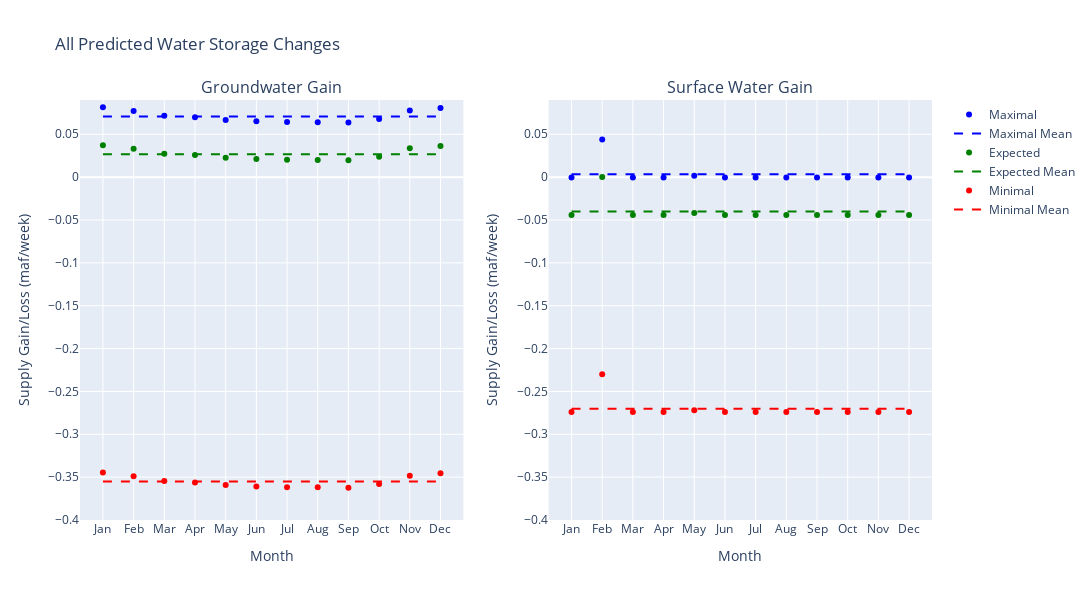

Source (notebook cell):
### Code cell
y1p = np.asarray([-0.3445839352867924, -0.3488406591924913, -0.35453009901895777, -0.35615328875119895, -0.35929868949319, -0.3607762326900431, -0.3617492931530171, -0.36188141962635645, -0.3623093856539154, -0.3580795649265237, -0.34834382004708175, -0.34545883860168636])
y1 = np.asarray([0.03733323667283315, 0.03307651276713421, 0.027387072940667757, 0.025763883208426604, 0.022618482466435573, 0.021140939269582444, 0.0201678788066084, 0.02003575233326909, 0.019607786305710133, 0.023837607033101844, 0.03357335191254376, 0.03645833335793915])
y1o = np.asarray([0.08144784499925974, 0.0771911210935608, 0.07150168126709434, 0.06987849153485319, 0.06673309079286216, 0.06525554759600903, 0.06428248713303499, 0.06415036065969568, 0.06372239463213672, 0.06795221535952843, 0.07768796023897034, 0.08057294168436574])

y2p = np.asarray([-0.2741153126269156, -0.22981627262691573, -0.2741153126269156, -0.2741153126269156, -0.27196532262691564, -0.2741153126269156, -0.2741153126269156, -0.2741153126269156, -0.2741153126269156, -0.2741153126269156, -0.2741153126269156, -0.2741153126269156])
y2 = np.asarray([-0.044096633500591675, 0.00020240649940839184, -0.044096633500591675, -0.044096633500591675, -0.04194664350059163, -0.044096633500591675, -0.044096633500591675, -0.044096633500591675, -0.044096633500591675, -0.044096633500591675, -0.044096633500591675, -0.044096633500591675])
y2o = np.asarray([-0.00047773396419666884, 0.04382130603580334, -0.00047773396419666884, -0.00047773396419666884, 0.0016722560358033317, -0.00047773396419666884, -0.00047773396419666884, -0.00047773396419666884, -0.00047773396419666884, -0.00047773396419666884, -0.00047773396419666884, -0.00047773396419666884])



# Highly Pessimistic
months = ["Jan", "Feb", "Mar", "Apr", "May", "Jun", "Jul", "Aug", "Sep", "Oct", "Nov", "Dec"]
fig = make_subplots(rows = 1, cols = 2,  subplot_titles=("Groundwater Gain", "Surface Water Gain"))

fig.add_trace(go.Scatter(x=months, y=y1o, mode = "markers", name = "Maximal", marker = dict(color = "blue")), row = 1, col = 1)
fig.add_trace(go.Scatter(x=months, y=[np.mean(y1o)] * len(months), mode = "lines", name = "Maximal Mean", line = dict(color = "blue", dash='dash')), row = 1, col = 1)

fig.add_trace(go.Scatter(x=months, y=y1, mode = "markers", name = "Expected", marker = dict(color = "green")), row = 1, col = 1)
fig.add_trace(go.Scatter(x=months, y=[np.mean(y1)] * len(months), mode = "lines", name = "Expected Mean", line = dict(color = "green", dash='dash')), row = 1, col = 1)

fig.add_trace(go.Scatter(x=months, y=y1p, mode = "markers", name = "Minimal", marker = dict(color = "red")), row = 1, col = 1)
fig.add_trace(go.Scatter(x=months, y=[np.mean(y1p)] * len(months), mode = "lines", name = "Minimal Mean", line = dict(color = "red", dash='dash')), row = 1, col = 1)

fig.add_trace(go.Scatter(x=months, y=y2p, mode = "markers", name = "Minimal Surface Water", marker = dict(color = "red"), showlegend=False), row = 1, col = 2)
fig.add_trace(go.Scatter(x=months, y=[np.mean(y2p)] * len(months), mode = "lines", name = "Minimal Surface Water Mean", line = dict(color = "red", dash='dash'), showlegend=False), row = 1, col = 2)

fig.add_trace(go.Scatter(x=months, y=y2, mode = "markers", name = "Expected Surface Water", marker = dict(color = "green"), showlegend=False), row = 1, col = 2)
fig.add_trace(go.Scatter(x=months, y=[np.mean(y2)] * len(months), mode = "lines", name = "Expected Surface Water Mean", line = dict(color = "green", dash='dash'), showlegend=False), row = 1, col = 2)

fig.add_trace(go.Scatter(x=months, y=y2o, mode = "markers", name = "Maximal Surface water", marker = dict(color = "blue"), showlegend=False), row = 1, col = 2)
fig.add_trace(go.Scatter(x=months, y=[np.mean(y2o)] * len(months), mode = "lines", name = "Maximal Surface Water Mean", line = dict(color = "blue", dash='dash'), showlegend=False), row = 1, col = 2)

fig.update_xaxes(title = "Month")

fig.update_yaxes(title = "Supply Gain/Loss (maf/week)", range = [-0.4, 0.09])
fig.update_layout(height=600, width=1200, title_text="All Predicted Water Storage Changes")

fig.show()

"""# Average
fig = make_subplots(rows = 1, cols = 2,  subplot_titles=("Groundwater Gain", "Surface Water Gain"))

fig.update_xaxes(title = "Month")
#fig.update_layout(yaxis1 = dict(range=[0, 0.05], dtick = 0.01))
fig.update_yaxes(title = "Supply Gain/Loss (maf/week)", range = [-0.05, 0.04])
fig.update_layout(height=600, width=1200, title_text="Normal Prediction")

fig.show()

# Highly Optimistic
fig = make_subplots(rows = 1, cols = 2,  subplot_titles=("Groundwater Gain", "Surface Water Gain"))

fig.update_xaxes(title = "Month")
fig.update_yaxes(title = "Supply Gain/Loss (maf/week)", range = [-0.01, 0.09])

fig.update_layout(height=600, width=1200, title_text="Maximal Prediction")
fig.show()
"""

### Figure 1 — Plotly figure (JSON) as saved in the notebook; plotly's stock layout.template omitted (floating-point values rounded to 4 significant figures)
{"data": [{"marker": {"color": "blue"}, "mode": "markers", "name": "Maximal", "type": "scatter", "x": ["Jan", "Feb", "Mar", "Apr", "May", "Jun", "Jul", "Aug", "Sep", "Oct", "Nov", "Dec"], "xaxis": "x", "y": [0.08145, 0.07719, 0.0715, 0.06988, 0.06673, 0.06526, 0.06428, 0.06415, 0.06372, 0.06795, 0.07769, 0.08057], "yaxis": "y"}, {"line": {"color": "blue", "dash": "dash"}, "mode": "lines", "name": "Maximal Mean", "type": "scatter", "x": ["Jan", "Feb", "Mar", "Apr", "May", "Jun", "Jul", "Aug", "Sep", "Oct", "Nov", "Dec"], "xaxis": "x", "y": [0.07086, 0.07086, 0.07086, 0.07086, 0.07086, 0.07086, 0.07086, 0.07086, 0.07086, 0.07086, 0.07086, 0.07086], "yaxis": "y"}, {"marker": {"color": "green"}, "mode": "markers", "name": "Expected", "type": "scatter", "x": ["Jan", "Feb", "Mar", "Apr", "May", "Jun", "Jul", "Aug", "Sep", "Oct", "Nov", "Dec"], "xaxis": "x", "y": [0.03733, 0.03308, 0.02739, 0.02576, 0.02262, 0.02114, 0.02017, 0.02004, 0.01961, 0.02384, 0.03357, 0.03646], "yaxis": "y"}, {"line": {"color": "green", "dash": "dash"}, "mode": "lines", "name": "Expected Mean", "type": "scatter", "x": ["Jan", "Feb", "Mar", "Apr", "May", "Jun", "Jul", "Aug", "Sep", "Oct", "Nov", "Dec"], "xaxis": "x", "y": [0.02675, 0.02675, 0.02675, 0.02675, 0.02675, 0.02675, 0.02675, 0.02675, 0.02675, 0.02675, 0.02675, 0.02675], "yaxis": "y"}, {"marker": {"color": "red"}, "mode": "markers", "name": "Minimal", "type": "scatter", "x": ["Jan", "Feb", "Mar", "Apr", "May", "Jun", "Jul", "Aug", "Sep", "Oct", "Nov", "Dec"], "xaxis": "x", "y": [-0.3446, -0.3488, -0.3545, -0.3562, -0.3593, -0.3608, -0.3617, -0.3619, -0.3623, -0.3581, -0.3483, -0.3455], "yaxis": "y"}, {"line": {"color": "red", "dash": "dash"}, "mode": "lines", "name": "Minimal Mean", "type": "scatter", "x": ["Jan", "Feb", "Mar", "Apr", "May", "Jun", "Jul", "Aug", "Sep", "Oct", "Nov", "Dec"], "xaxis": "x", "y": [-0.3552, -0.3552, -0.3552, -0.3552, -0.3552, -0.3552, -0.3552, -0.3552, -0.3552, -0.3552, -0.3552, -0.3552], "yaxis": "y"}, {"marker": {"color": "red"}, "mode": "markers", "name": "Minimal Surface Water", "showlegend": false, "type": "scatter", "x": ["Jan", "Feb", "Mar", "Apr", "May", "Jun", "Jul", "Aug", "Sep", "Oct", "Nov", "Dec"], "xaxis": "x2", "y": [-0.2741, -0.2298, -0.2741, -0.2741, -0.272, -0.2741, -0.2741, -0.2741, -0.2741, -0.2741, -0.2741, -0.2741], "yaxis": "y2"}, {"line": {"color": "red", "dash": "dash"}, "mode": "lines", "name": "Minimal Surface Water Mean", "showlegend": false, "type": "scatter", "x": ["Jan", "Feb", "Mar", "Apr", "May", "Jun", "Jul", "Aug", "Sep", "Oct", "Nov", "Dec"], "xaxis": "x2", "y": [-0.2702, -0.2702, -0.2702, -0.2702, -0.2702, -0.2702, -0.2702, -0.2702, -0.2702, -0.2702, -0.2702, -0.2702], "yaxis": "y2"}, {"marker": {"color": "green"}, "mode": "markers", "name": "Expected Surface Water", "showlegend": false, "type": "scatter", "x": ["Jan", "Feb", "Mar", "Apr", "May", "Jun", "Jul", "Aug", "Sep", "Oct", "Nov", "Dec"], "xaxis": "x2", "y": [-0.0441, 0.0002024, -0.0441, -0.0441, -0.04195, -0.0441, -0.0441, -0.0441, -0.0441, -0.0441, -0.0441, -0.0441], "yaxis": "y2"}, {"line": {"color": "green", "dash": "dash"}, "mode": "lines", "name": "Expected Surface Water Mean", "showlegend": false, "type": "scatter", "x": ["Jan", "Feb", "Mar", "Apr", "May", "Jun", "Jul", "Aug", "Sep", "Oct", "Nov", "Dec"], "xaxis": "x2", "y": [-0.04023, -0.04023, -0.04023, -0.04023, -0.04023, -0.04023, -0.04023, -0.04023, -0.04023, -0.04023, -0.04023, -0.04023], "yaxis": "y2"}, {"marker": {"color": "blue"}, "mode": "markers", "name": "Maximal Surface water", "showlegend": false, "type": "scatter", "x": ["Jan", "Feb", "Mar", "Apr", "May", "Jun", "Jul", "Aug", "Sep", "Oct", "Nov", "Dec"], "xaxis": "x2", "y": [-0.0004777, 0.04382, -0.0004777, -0.0004777, 0.001672, -0.0004777, -0.0004777, -0.0004777, -0.0004777, -0.0004777, -0.0004777, -0.0004777], "yaxis": "y2"}, {"line": {"color": "blue", "dash": "dash"}, "mode": "lines", "name": "Maximal Surface Water Mean", "showlegend": false, "type": "scatter", "x": ["Jan", "Feb", "Mar", "Apr", "May", "Jun", "Jul", "Aug", "Sep", "Oct", "Nov", "Dec"], "xaxis": "x2", "y": [0.003393, 0.003393, 0.003393, 0.003393, 0.003393, 0.003393, 0.003393, 0.003393, 0.003393, 0.003393, 0.003393, 0.003393], "yaxis": "y2"}], "layout": {"annotations": [{"font": {"size": 16}, "showarrow": false, "text": "Groundwater Gain", "x": 0.225, "xanchor": "center", "xref": "paper", "y": 1, "yanchor": "bottom", "yref": "paper"}, {"font": {"size": 16}, "showarrow": false, "text": "Surface Water Gain", "x": 0.775, "xanchor": "center", "xref": "paper", "y": 1, "yanchor": "bottom", "yref": "paper"}], "height": 600, "title": {"text": "All Predicted Water Storage Changes"}, "width": 1200, "xaxis": {"anchor": "y", "domain": [0, 0.45], "title": {"text": "Month"}}, "xaxis2": {"anchor": "y2", "domain": [0.55, 1], "title": {"text": "Month"}}, "yaxis": {"anchor": "x", "domain": [0, 1], "range": [-0.4, 0.09], "title": {"text": "Supply Gain/Loss (maf/week)"}}, "yaxis2": {"anchor": "x2", "domain": [0, 1], "range": [-0.4, 0.09], "title": {"text": "Supply Gain/Loss (maf/week)"}}}}
